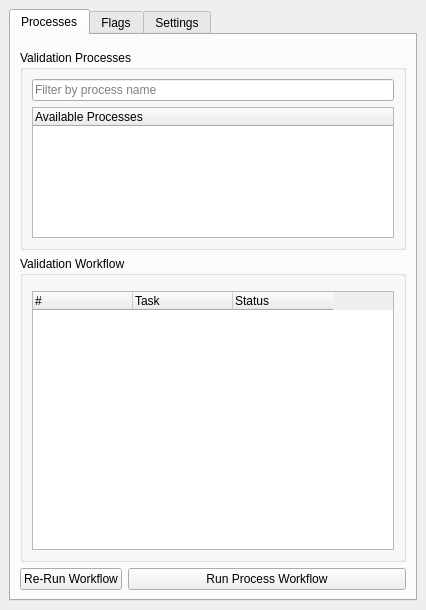
<?xml version="1.0" encoding="UTF-8"?>
<ui version="4.0">
 <class>ValidationToolbox</class>
 <widget class="QDockWidget" name="ValidationToolbox">
  <property name="geometry">
   <rect>
    <x>0</x>
    <y>0</y>
    <width>426</width>
    <height>610</height>
   </rect>
  </property>
  <property name="windowTitle">
   <string>&amp;DSGTools: Validation Toolbox</string>
  </property>
  <widget class="QWidget" name="dockWidgetContents">
   <layout class="QGridLayout" name="gridLayout_15">
    <item row="0" column="0">
     <widget class="QTabWidget" name="validationTabWidget">
      <property name="sizePolicy">
       <sizepolicy hsizetype="Preferred" vsizetype="MinimumExpanding">
        <horstretch>0</horstretch>
        <verstretch>0</verstretch>
       </sizepolicy>
      </property>
      <property name="toolTip">
       <string>Configure </string>
      </property>
      <property name="currentIndex">
       <number>0</number>
      </property>
      <widget class="QWidget" name="tab">
       <attribute name="title">
        <string>Processes</string>
       </attribute>
       <layout class="QGridLayout" name="gridLayout_3">
        <item row="0" column="0" colspan="2">
         <widget class="ConnectionComboBox" name="connectionSelectorComboBox" native="true">
          <property name="sizePolicy">
           <sizepolicy hsizetype="Preferred" vsizetype="Fixed">
            <horstretch>0</horstretch>
            <verstretch>0</verstretch>
           </sizepolicy>
          </property>
          <property name="maximumSize">
           <size>
            <width>16777215</width>
            <height>60</height>
           </size>
          </property>
         </widget>
        </item>
        <item row="1" column="0" colspan="2">
         <widget class="QgsCollapsibleGroupBox" name="ProcessesGroupBox">
          <property name="sizePolicy">
           <sizepolicy hsizetype="Preferred" vsizetype="MinimumExpanding">
            <horstretch>0</horstretch>
            <verstretch>0</verstretch>
           </sizepolicy>
          </property>
          <property name="maximumSize">
           <size>
            <width>16777215</width>
            <height>200</height>
           </size>
          </property>
          <property name="title">
           <string>Validation Processes</string>
          </property>
          <property name="saveCollapsedState">
           <bool>false</bool>
          </property>
          <layout class="QGridLayout" name="gridLayout_2">
           <item row="0" column="0">
            <widget class="QLineEdit" name="filterLineEdit">
             <property name="placeholderText">
              <string>Filter by process name</string>
             </property>
            </widget>
           </item>
           <item row="1" column="0">
            <widget class="QTreeWidget" name="processTreeWidget">
             <property name="sizePolicy">
              <sizepolicy hsizetype="Expanding" vsizetype="MinimumExpanding">
               <horstretch>0</horstretch>
               <verstretch>0</verstretch>
              </sizepolicy>
             </property>
             <property name="dragEnabled">
              <bool>false</bool>
             </property>
             <property name="dragDropMode">
              <enum>QAbstractItemView::NoDragDrop</enum>
             </property>
             <column>
              <property name="text">
               <string>Available Processes</string>
              </property>
             </column>
            </widget>
           </item>
          </layout>
         </widget>
        </item>
        <item row="2" column="0" colspan="2">
         <widget class="QGroupBox" name="groupBox_7">
          <property name="sizePolicy">
           <sizepolicy hsizetype="Preferred" vsizetype="MinimumExpanding">
            <horstretch>0</horstretch>
            <verstretch>0</verstretch>
           </sizepolicy>
          </property>
          <property name="maximumSize">
           <size>
            <width>16777215</width>
            <height>16777215</height>
           </size>
          </property>
          <property name="title">
           <string>Validation Workflow</string>
          </property>
          <layout class="QGridLayout" name="gridLayout">
           <item row="0" column="0">
            <widget class="ValidationWorkflowCompactPropertyManagerWidget" name="validationWorkflowPropertyManagerWidget" native="true"/>
           </item>
           <item row="1" column="0">
            <widget class="QTreeWidget" name="workflowTreeWidget">
             <property name="sizePolicy">
              <sizepolicy hsizetype="Expanding" vsizetype="MinimumExpanding">
               <horstretch>0</horstretch>
               <verstretch>0</verstretch>
              </sizepolicy>
             </property>
             <property name="minimumSize">
              <size>
               <width>0</width>
               <height>0</height>
              </size>
             </property>
             <attribute name="headerCascadingSectionResizes">
              <bool>true</bool>
             </attribute>
             <attribute name="headerMinimumSectionSize">
              <number>1</number>
             </attribute>
             <attribute name="headerStretchLastSection">
              <bool>false</bool>
             </attribute>
             <column>
              <property name="text">
               <string>#</string>
              </property>
             </column>
             <column>
              <property name="text">
               <string>Task</string>
              </property>
             </column>
             <column>
              <property name="text">
               <string>Status</string>
              </property>
             </column>
            </widget>
           </item>
          </layout>
         </widget>
        </item>
        <item row="3" column="0">
         <widget class="QPushButton" name="reRunButton">
          <property name="toolTip">
           <string>Re-Run Last Process</string>
          </property>
          <property name="text">
           <string>Re-Run Workflow</string>
          </property>
          <property name="icon">
           <iconset resource="../../../../resources.qrc">
            <normaloff>:/plugins/DsgTools/icons/re-run.png</normaloff>:/plugins/DsgTools/icons/re-run.png</iconset>
          </property>
         </widget>
        </item>
        <item row="3" column="1">
         <widget class="QPushButton" name="runButton">
          <property name="sizePolicy">
           <sizepolicy hsizetype="MinimumExpanding" vsizetype="Fixed">
            <horstretch>0</horstretch>
            <verstretch>0</verstretch>
           </sizepolicy>
          </property>
          <property name="toolTip">
           <string>Run Process</string>
          </property>
          <property name="text">
           <string>Run Process Workflow</string>
          </property>
          <property name="icon">
           <iconset resource="../../../../resources.qrc">
            <normaloff>:/plugins/DsgTools/icons/run.png</normaloff>:/plugins/DsgTools/icons/run.png</iconset>
          </property>
         </widget>
        </item>
       </layout>
      </widget>
      <widget class="QWidget" name="tab_2">
       <attribute name="title">
        <string>Flags</string>
       </attribute>
       <layout class="QGridLayout" name="gridLayout_7">
        <item row="0" column="0">
         <widget class="QComboBox" name="filterTypeComboBox">
          <item>
           <property name="text">
            <string>Process Name</string>
           </property>
          </item>
          <item>
           <property name="text">
            <string>Class Name</string>
           </property>
          </item>
         </widget>
        </item>
        <item row="0" column="1">
         <widget class="DsgCustomComboBox" name="customFilterComboBox" native="true"/>
        </item>
        <item row="1" column="0" colspan="2">
         <widget class="QTableView" name="tableView">
          <property name="sizePolicy">
           <sizepolicy hsizetype="Expanding" vsizetype="MinimumExpanding">
            <horstretch>0</horstretch>
            <verstretch>0</verstretch>
           </sizepolicy>
          </property>
          <property name="contextMenuPolicy">
           <enum>Qt::CustomContextMenu</enum>
          </property>
          <property name="acceptDrops">
           <bool>false</bool>
          </property>
          <property name="editTriggers">
           <set>QAbstractItemView::NoEditTriggers</set>
          </property>
          <property name="selectionMode">
           <enum>QAbstractItemView::SingleSelection</enum>
          </property>
          <property name="selectionBehavior">
           <enum>QAbstractItemView::SelectRows</enum>
          </property>
          <attribute name="horizontalHeaderDefaultSectionSize">
           <number>60</number>
          </attribute>
         </widget>
        </item>
        <item row="2" column="0">
         <widget class="QPushButton" name="clearSelectedPushButton">
          <property name="text">
           <string>Clear Filtered Flags</string>
          </property>
          <property name="icon">
           <iconset resource="../../../../resources.qrc">
            <normaloff>:/plugins/DsgTools/icons/flags.png</normaloff>:/plugins/DsgTools/icons/flags.png</iconset>
          </property>
         </widget>
        </item>
        <item row="2" column="1">
         <widget class="QPushButton" name="clearAllPushButton">
          <property name="text">
           <string>Clear All Flags</string>
          </property>
          <property name="icon">
           <iconset resource="../../../../resources.qrc">
            <normaloff>:/plugins/DsgTools/icons/flags_all.png</normaloff>:/plugins/DsgTools/icons/flags_all.png</iconset>
          </property>
         </widget>
        </item>
        <item row="3" column="0">
         <widget class="QPushButton" name="historyButton">
          <property name="text">
           <string>Open History</string>
          </property>
          <property name="icon">
           <iconset resource="../../../../resources.qrc">
            <normaloff>:/plugins/DsgTools/icons/history.png</normaloff>:/plugins/DsgTools/icons/history.png</iconset>
          </property>
         </widget>
        </item>
       </layout>
      </widget>
      <widget class="QWidget" name="tab_3">
       <attribute name="title">
        <string>Settings</string>
       </attribute>
       <layout class="QGridLayout" name="gridLayout_8">
        <item row="0" column="0">
         <widget class="QGroupBox" name="groupBox">
          <property name="title">
           <string>Spatial Rules</string>
          </property>
          <layout class="QGridLayout" name="gridLayout_5">
           <property name="margin">
            <number>0</number>
           </property>
           <item row="0" column="0">
            <widget class="QRadioButton" name="spatialRuleEnforcerRadio">
             <property name="text">
              <string>Start/Stop Spatial Rule Enforcer</string>
             </property>
             <property name="checkable">
              <bool>true</bool>
             </property>
            </widget>
           </item>
           <item row="1" column="0">
            <widget class="GenericCompactPropertyManagerWidget" name="spatialRulePropertyManagerWidget" native="true"/>
           </item>
          </layout>
         </widget>
        </item>
        <item row="1" column="0">
         <widget class="QGroupBox" name="groupBox_2">
          <property name="sizePolicy">
           <sizepolicy hsizetype="Preferred" vsizetype="Fixed">
            <horstretch>0</horstretch>
            <verstretch>0</verstretch>
           </sizepolicy>
          </property>
          <property name="title">
           <string>Attribute Rules</string>
          </property>
          <layout class="QGridLayout" name="gridLayout_4">
           <property name="margin">
            <number>0</number>
           </property>
           <item row="0" column="0">
            <widget class="QRadioButton" name="attributeRuleEnforcerRadio">
             <property name="text">
              <string>Start/Stop Attrib&amp;ute Rule Enforcer</string>
             </property>
             <property name="checkable">
              <bool>true</bool>
             </property>
            </widget>
           </item>
           <item row="1" column="0" colspan="2">
            <widget class="AttributeRulesCompactPropertyManagerWidget" name="attributeRulePropertyManagerWidget" native="true"/>
           </item>
          </layout>
         </widget>
        </item>
        <item row="2" column="0">
         <widget class="QGroupBox" name="groupBox_3">
          <property name="sizePolicy">
           <sizepolicy hsizetype="Preferred" vsizetype="Fixed">
            <horstretch>0</horstretch>
            <verstretch>0</verstretch>
           </sizepolicy>
          </property>
          <property name="title">
           <string>Validation Workflows</string>
          </property>
          <layout class="QGridLayout" name="gridLayout_6"/>
         </widget>
        </item>
        <item row="3" column="0">
         <spacer name="verticalSpacer">
          <property name="orientation">
           <enum>Qt::Vertical</enum>
          </property>
          <property name="sizeType">
           <enum>QSizePolicy::MinimumExpanding</enum>
          </property>
          <property name="sizeHint" stdset="0">
           <size>
            <width>20</width>
            <height>20</height>
           </size>
          </property>
         </spacer>
        </item>
       </layout>
      </widget>
     </widget>
    </item>
   </layout>
  </widget>
 </widget>
 <customwidgets>
  <customwidget>
   <class>QgsCollapsibleGroupBox</class>
   <extends>QGroupBox</extends>
   <header>qgis.gui</header>
   <container>1</container>
  </customwidget>
  <customwidget>
   <class>DsgCustomComboBox</class>
   <extends>QWidget</extends>
   <header>DsgTools.gui.CustomWidgets.BasicInterfaceWidgets.dsgCustomComboBox.h</header>
   <container>1</container>
  </customwidget>
  <customwidget>
   <class>GenericCompactPropertyManagerWidget</class>
   <extends>QWidget</extends>
   <header>DsgTools.gui.CustomWidgets.DatabasePropertiesWidgets.CompactPropertyWidgets.genericCompactPropertyManagerWidget.h</header>
   <container>1</container>
  </customwidget>
  <customwidget>
   <class>AttributeRulesCompactPropertyManagerWidget</class>
   <extends>QWidget</extends>
   <header>DsgTools.gui.CustomWidgets.DatabasePropertiesWidgets.CompactPropertyWidgets.attributeRulesCompactPropertyManagerWidget.h</header>
   <container>1</container>
  </customwidget>
  <customwidget>
   <class>ConnectionComboBox</class>
   <extends>QWidget</extends>
   <header>DsgTools.gui.CustomWidgets.ConnectionWidgets.AdvancedConnectionWidgets.connectionComboBox.h</header>
   <container>1</container>
  </customwidget>
  <customwidget>
   <class>ValidationWorkflowCompactPropertyManagerWidget</class>
   <extends>QWidget</extends>
   <header>DsgTools.gui.CustomWidgets.DatabasePropertiesWidgets.CompactPropertyWidgets.validationWorkflowCompactPropertyManagerWidget.h</header>
   <container>1</container>
  </customwidget>
 </customwidgets>
 <resources>
  <include location="../../../../resources.qrc"/>
 </resources>
 <connections/>
</ui>
